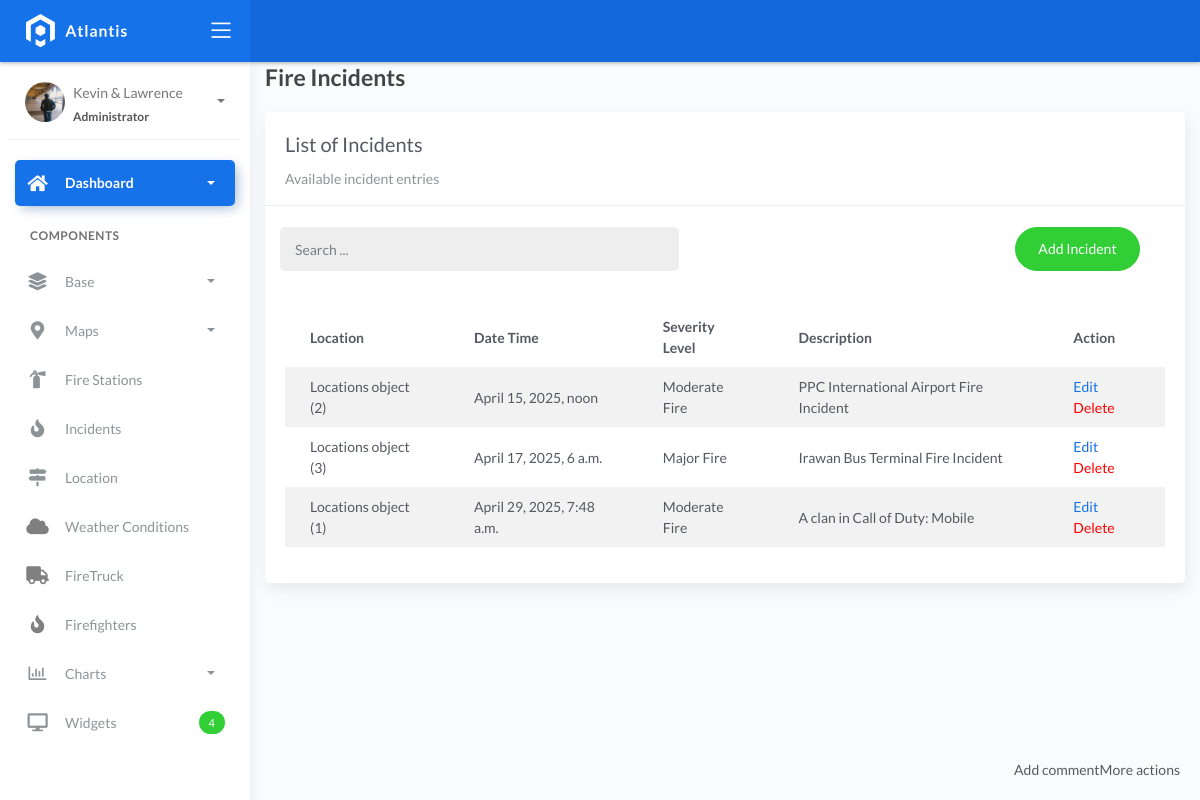
Screenshot of /incident_list/ with the database file from the repository.
### fire/models.py (models this page shows)
class BaseModel(models.Model):
    created_at = models.DateTimeField(auto_now_add=True, db_index=True)
    updated_at = models.DateTimeField(auto_now=True)
    class Meta:
        abstract = True

class Incident(BaseModel):
    SEVERITY_CHOICES = (
        ('Minor Fire', 'Minor Fire'),
        ('Moderate Fire', 'Moderate Fire'),
        ('Major Fire', 'Major Fire'),
    )
    location = models.ForeignKey(Locations, on_delete=models.CASCADE)
    date_time = models.DateTimeField(blank=True, null=True)
    severity_level = models.CharField(max_length=45, choices=SEVERITY_CHOICES)
    description = models.CharField(max_length=250)

class Locations(BaseModel):
    name = models.CharField(max_length=150)
    latitude = models.DecimalField(
        max_digits=22, decimal_places=16, null=True, blank=True)
    longitude = models.DecimalField(
        max_digits=22, decimal_places=16, null=True, blank=True)
    address = models.CharField(max_length=150)
    city = models.CharField(max_length=150)  # can be in separate table
    country = models.CharField(max_length=150)  # can be in separate table

### fire/views.py (the view, shortened to what this page needs)
# urls.py: path('incident_list/',  IncidentListView.as_view(), name='incident-list'),
class IncidentListView(ListView):
    model = Incident
    template_name = 'incident_list.html'
    context_object_name = 'object_list'
    paginate_by = 10
    def get_queryset(self, *args, **kwargs):
        qs = super().get_queryset(*args, **kwargs)
        query = self.request.GET.get("q")
        return qs

### templates/incident_list.html (shortened to what this page needs)
{% extends 'base.html' %}
{% load static %}
{% block content %}
<div class="content">
    <div class="container-fluid">
        <h4 class="page-title">Fire Incidents</h4>
        <div class="row">
            <div class="col-md-12">
                <div class="card">
                    <div class="card-header">
                        <div class="card-title">List of Incidents</div>
                        <div class="card-category">Available incident entries</div>
                    </div>
                    <br />
                    <div class="col-md-12 row">
                        <div class="col-md-6">
                            <form class="navbar-left navbar-form nav-search mr-md-3" action="{% url 'incident-list' %}">
                                <div class="input-group">
                                    <input type="text" placeholder="Search ..." class="form-control" name="q" />
                                    <div class="input-group-append">
                                        <span class="input-group-text">
                                        </span>
                                    </div>
                                </div>
                            </form>
                        </div>
                        <div class="col-md-6">
                            <div class="pull-right">
                                <a href="{% url 'incident-add'%}" class="btn btn-success btn-rounded">Add Incident</a>
                            </div>
                        </div>
                    </div>
                    <div class="card-body">
                        <table class="table table-striped mt-3">
                            <thead>
                                <tr>
                                    <th scope="col">Location</th>
                                    <th scope="col">Date Time</th>
                                    <th scope="col">Severity Level</th>
                                    <th scope="col">Description</th>
                                    <th scope="col">Action</th>
                                </tr>
                            </thead>
                            <tbody>
                                {% for object in object_list %}
                                <tr>
                                    <td>{{ object.location }}</td>
                                    <td>{{ object.date_time }}</td>
                                    <td>{{ object.severity_level }}</td>
                                    <td>{{ object.description }}</td>
                                    <td>
                                        <a href="{% url 'incident-update' object.pk %}">Edit</a>
                                        <a style="color: red;"  href="{% url 'incident-delete' object.pk %}">Delete</a>
                                    </td>
                                </tr>
                                {% empty %}
                                <tr>
                                    <td colspan="2" style="text-align: center;">
                                        <p class="text-sm font-weight-bold mb-0">No FireStation Found</p>
                                    </td>
                                </tr>
                                {% endfor %}
                            </tbody>
                        </table>
                    </div>
                </div>
            </div>
        </div>
    </div>
</div>
{% endblock %}

### rows the page displays
Incident: location "Locations object (2)", date_time "April 15, 2025, noon", severity_level "Moderate Fire", description "PPC International Airport Fire Incident"
Incident: location "Locations object (3)", date_time "April 17, 2025, 6 a.m.", severity_level "Major Fire", description "Irawan Bus Terminal Fire Incident"
Incident: location "Locations object (1)", date_time "April 29, 2025, 7:48 a.m.", severity_level "Moderate Fire", description "A clan in Call of Duty: Mobile"
